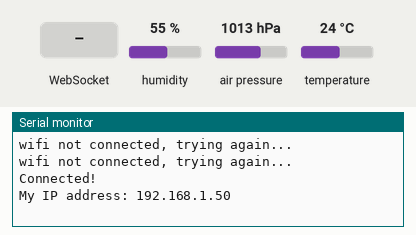
This sketch was run on a simulated ESP32. On the bench: the last lines printed to the serial monitor. The inputs (shaded band) are chosen by the test bench; at power-on: humidity 55 %, air pressure 1013 hPa, temperature 24 °C. WiFi joins after 1.5 s; servers stay silent unless stated.

Above: at 3.2 s.
3.3 s: WebSocket text "1" received
At 5.2 s:
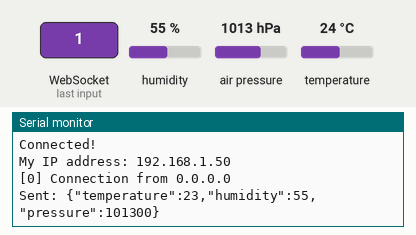
5.5 s: humidity set to 22 %
At 6.8 s:
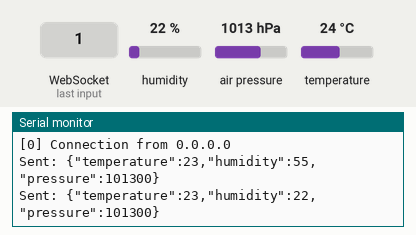
7.0 s: air pressure set to 952 hPa
At 8.4 s:
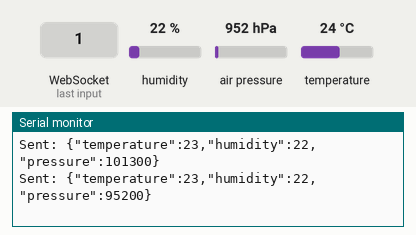
8.5 s: temperature set to 12 °C
10.0 s: humidity set to 40 %
At 10.5 s:
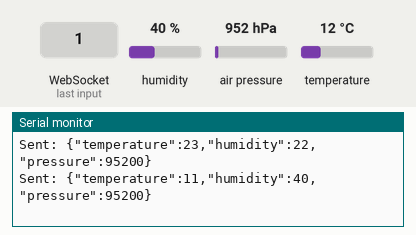
11.5 s: air pressure set to 975 hPa
At 13.4 s:
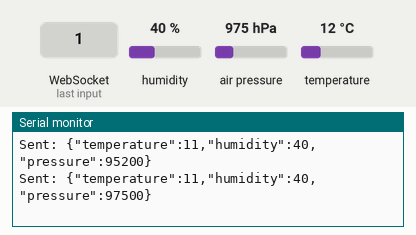
Timing chart, 0 to 14.0 s (numbered marks = the images above; inputs shaded):
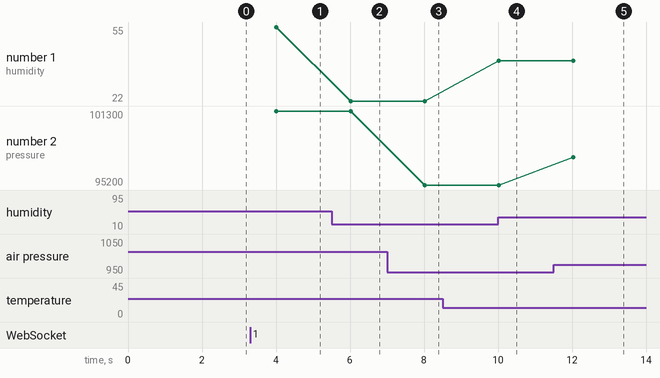

Measured:
- after the input at 3.3 s, the serial monitor: prints a new line after 0.71 s (image 1)
- after the input at 5.5 s, the serial monitor: prints a new line after 0.52 s (image 2)
- after the input at 7.0 s, the serial monitor: prints a new line after 1.0 s (image 3)
- after the input at 10.0 s, the serial monitor: prints a new line at once (image 4)
- after the input at 11.5 s, the serial monitor: prints a new line after 0.53 s (image 5)
- plotted number 1: 55 → 22 after the input at 5.5 s, 22 → 40 after the input at 10.0 s
- plotted number 2: 101300 → 95200 after the input at 7.0 s, 95200 → 97500 after the input at 11.5 s

The sketch:

weather_station.ino
```cpp
#include <Wire.h>
#include <WiFi.h>
#include <WebSocketsServer.h>
#include <Adafruit_BMP280.h>
#include <DHT.h>
#include <DHT_U.h>
#include <ArduinoJson.h>


//constants
#define BMP280_ADDR 0x76 //i2c address
#define DHT11_PIN 4
// Globals
WebSocketsServer ws = WebSocketsServer(80);
bool client_connected = false;
float correction_val = 1;

// Called when receiving any WebSocket message
void onWebSocketEvent(uint8_t num,
                      WStype_t type,
                      uint8_t * payload,
                      size_t length) {

  // Figure out the type of WebSocket event
  switch(type) {

    // Client has disconnected
    case WStype_DISCONNECTED:
      Serial.printf("[%u] Disconnected!\n", num);
      client_connected  = false;
      break;

    // New client has connected
    case WStype_CONNECTED:
      {
        IPAddress ip = ws.remoteIP(num);
        client_connected = true;
        Serial.printf("[%u] Connection from ", num);
        Serial.println(ip.toString());
      }
      break;

    // For everything else: do nothing
    case WStype_TEXT:
    case WStype_BIN:
    case WStype_ERROR:
    case WStype_FRAGMENT_TEXT_START:
    case WStype_FRAGMENT_BIN_START:
    case WStype_FRAGMENT:
    case WStype_FRAGMENT_FIN:
    default:
      break;
  }
}

const int num_bytes = 16;
const char* ssid     = "TheFenDen";
const char* password = "StinkyCat@1613";


//objects instantiation
Adafruit_BMP280 bmp;
DHT_Unified dht(DHT11_PIN, DHT11);
sensors_event_t event;

void send_weather_data(float temperature, float humidity, float pressure) {
    //create json file
    StaticJsonDocument<128> doc;

    doc["temperature"] = temperature;
    doc["humidity"] = humidity;
    doc["pressure"] = pressure;

    String json;
    serializeJson(doc, json);

    ws.broadcastTXT(json);// send message

    Serial.println("Sent: " + json);
}

void setup() {
  Wire.begin();
  Serial.begin(115200);

  // wifi stufff
  WiFi.begin(ssid, password);
  delay(500);
  while (WiFi.status() != WL_CONNECTED) {
    Serial.println("wifi not connected, trying again...");
    delay(500);
  }

  // Print IP address
  Serial.println("Connected!");
  Serial.print("My IP address: ");
  Serial.println(WiFi.localIP());

  // Start WebSocket server and assign callback
  ws.begin();
  ws.onEvent(onWebSocketEvent);

  //sensor stuff
  if(!bmp.begin(BMP280_ADDR)){
    while(1){
      Serial.println("BMP280 not found");
      delay(2000);
    }
  }
  dht.begin();
  delay(500);
  bmp.setSampling(  Adafruit_BMP280::MODE_NORMAL,     /* Operating Mode. */
                    Adafruit_BMP280::SAMPLING_X2,     /* Temp. oversampling */
                    Adafruit_BMP280::SAMPLING_X16,    /* Pressure oversampling */
                    Adafruit_BMP280::FILTER_X16,      /* Filtering. */
                    Adafruit_BMP280::STANDBY_MS_500); /* Standby time. */
}


void loop() {
  ws.loop(); //manages websocket events like connect and disconnect
  dht.humidity().getEvent(&event);
  if(client_connected){ //if client is connected send the weather data
    send_weather_data((bmp.readTemperature()-correction_val), event.relative_humidity, bmp.readPressure());
  }
  delay(2000); // send once every 2 second
  /*
  Serial.print("Temperature = ");
  float correction_val = 1;
  float temp_c = (bmp.readTemperature()-correction_val);
  float temp_f = temp_c * (9.0/5.0) + 32;
  Serial.print(temp_c);
  Serial.print(" *C or ");
  Serial.print(temp_f);
  Serial.println(" *F");


  Serial.print("Pressure:");
  int pa_press = bmp.readPressure();
  Serial.print(pa_press);
  Serial.println(" Pa");


  dht.humidity().getEvent(&event);
  float humidity = event.relative_humidity;
  Serial.print("Humidity: ");
  Serial.print(humidity);
  Serial.println("%");
  Serial.println();
  */


}
```
